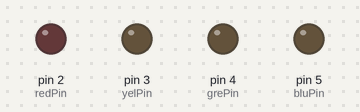
A sketch run on a simulated Arduino Uno, built with avr-gcc and run on an emulated ATmega328P. Parts: output pins drawn as LEDs (lit = HIGH).

Above: at 0.5 s.
At 2.5 s:
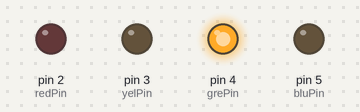
At 4.5 s:
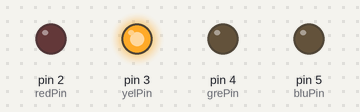
At 9.5 s:
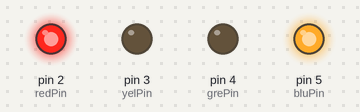
At 14.5 s:
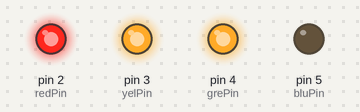
At 19.5 s:
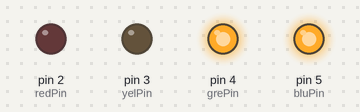
Timing chart, 0 to 20.8 s (numbered marks = the images above):
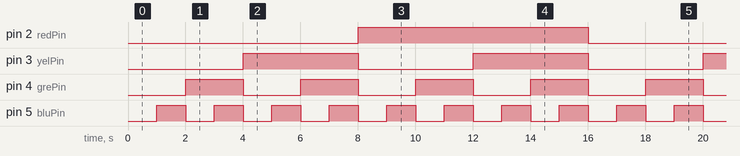

Measured:
- by itself, pin 2 (redPin): alternates HIGH for 8.0 s and LOW for 8.0 s
- by itself, pin 3 (yelPin): alternates HIGH for 4.0 s and LOW for 4.0 s
- by itself, pin 4 (grePin): alternates HIGH for 2.0 s and LOW for 2.0 s
- by itself, pin 5 (bluPin): alternates HIGH for 1.0 s and LOW for 1.0 s

The sketch:

06-LED-Binary-Counter.ino
```cpp
/**
06-LED-Binary-Counter

Going over the homework project from lesson 05.

Considering I was able to complete the homework I will use my original code, just change the pins.

The homework for this lesson is to add an extra light and make it count to 31. I will not do it as it is redundant.
*/

int redPin = 2; //2^3 = 8
int yelPin = 3; //2^2 = 4
int grePin = 4; //2^1 = 2
int bluPin = 5; //2^0 = 1


int delayTime = 1000;

void setup() {
  pinMode(redPin,OUTPUT);
  pinMode(yelPin,OUTPUT);
  pinMode(grePin,OUTPUT);
  pinMode(bluPin,OUTPUT);
}

void loop() {
  //0
  digitalWrite(redPin, LOW);
  digitalWrite(yelPin, LOW);
  digitalWrite(grePin, LOW);
  digitalWrite(bluPin, LOW);

  delay(delayTime);

  //1
  digitalWrite(redPin, LOW);
  digitalWrite(yelPin, LOW);
  digitalWrite(grePin, LOW);
  digitalWrite(bluPin, HIGH);

  delay(delayTime);

  //2
  digitalWrite(redPin, LOW);
  digitalWrite(yelPin, LOW);
  digitalWrite(grePin, HIGH);
  digitalWrite(bluPin, LOW);

  delay(delayTime);

  //3
  digitalWrite(redPin, LOW);
  digitalWrite(yelPin, LOW);
  digitalWrite(grePin, HIGH);
  digitalWrite(bluPin, HIGH);

  delay(delayTime);

  //4
  digitalWrite(redPin, LOW);
  digitalWrite(yelPin, HIGH);
  digitalWrite(grePin, LOW);
  digitalWrite(bluPin, LOW);

  delay(delayTime);

  //5
  digitalWrite(redPin, LOW);
  digitalWrite(yelPin, HIGH);
  digitalWrite(grePin, LOW);
  digitalWrite(bluPin, HIGH);

  delay(delayTime);

  //6
  digitalWrite(redPin, LOW);
  digitalWrite(yelPin, HIGH);
  digitalWrite(grePin, HIGH);
  digitalWrite(bluPin, LOW);

  delay(delayTime);

  //7
  digitalWrite(redPin, LOW);
  digitalWrite(yelPin, HIGH);
  digitalWrite(grePin, HIGH);
  digitalWrite(bluPin, HIGH);

  delay(delayTime);

  //8
  digitalWrite(redPin, HIGH);
  digitalWrite(yelPin, LOW);
  digitalWrite(grePin, LOW);
  digitalWrite(bluPin, LOW);

  delay(delayTime);

  //9
  digitalWrite(redPin, HIGH);
  digitalWrite(yelPin, LOW);
  digitalWrite(grePin, LOW);
  digitalWrite(bluPin, HIGH);

  delay(delayTime);

  //10
  digitalWrite(redPin, HIGH);
  digitalWrite(yelPin, LOW);
  digitalWrite(grePin, HIGH);
  digitalWrite(bluPin, LOW);

  delay(delayTime);

  //11
  digitalWrite(redPin, HIGH);
  digitalWrite(yelPin, LOW);
  digitalWrite(grePin, HIGH);
  digitalWrite(bluPin, HIGH);

  delay(delayTime);

  //12
  digitalWrite(redPin, HIGH);
  digitalWrite(yelPin, HIGH);
  digitalWrite(grePin, LOW);
  digitalWrite(bluPin, LOW);

  delay(delayTime);

  //13
  digitalWrite(redPin, HIGH);
  digitalWrite(yelPin, HIGH);
  digitalWrite(grePin, LOW);
  digitalWrite(bluPin, HIGH);

  delay(delayTime);

  //14
  digitalWrite(redPin, HIGH);
  digitalWrite(yelPin, HIGH);
  digitalWrite(grePin, HIGH);
  digitalWrite(bluPin, LOW);

  delay(delayTime);

  //15
  digitalWrite(redPin, HIGH);
  digitalWrite(yelPin, HIGH);
  digitalWrite(grePin, HIGH);
  digitalWrite(bluPin, HIGH);

  delay(delayTime);
}
```
